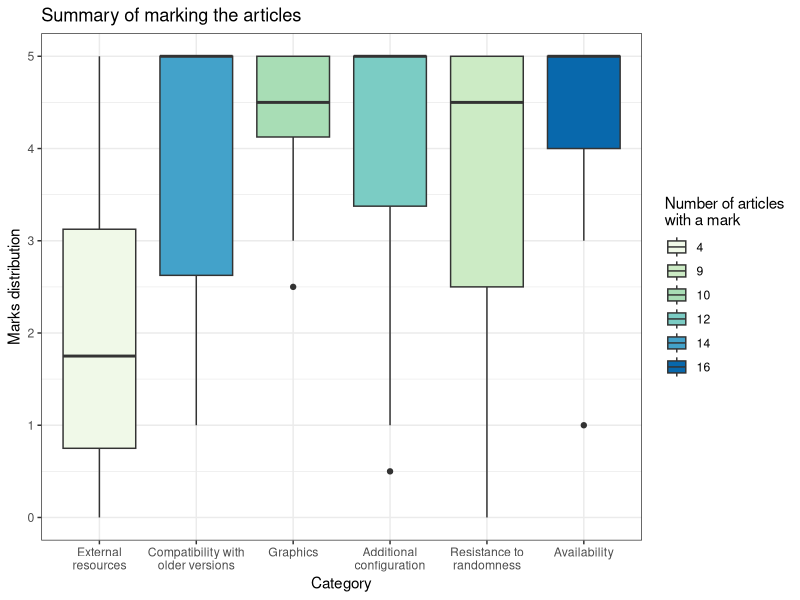

Recreate this plot in R.
library(ggplot2)
library(dplyr)
library(reshape2)

bincor <- c(NA, 5, 4, NA, NA, 5)
grpstring <- c(NA, 5, 4.5, 5, 4, 5)
mmpf <- c(NA, 5, NA, 5, 0, 1)
realvams <- c(NA, 2.5, 5, 5, 5, 5)
shadow <- c(5, 2.5, 2.5, 5, 4.5, 5)
coutryshapes <- c(0, NA, NA, NA, NA, 4.5)
tmvtnorm <- c(NA, 5, NA, NA, 2.5, 3)
mcmc <- c(NA, 1, NA, 0.5, NA, 4)
drawingdiagrams <- c(NA, 5, 3, 3, NA, 5)
geospatial <- c(1, 5, 4.5, 4.5, NA, 5)
rainbow <- c(NA, 3, 5, 5, NA, 5)
stplanr <- c(NA, NA, NA, 1, NA, 5)
rssampling <- c(NA, 5, NA, NA, 0.5, 5)
fixedpoint <- c(NA, 5, 5, 5, 5, 3.5)
nowcasting <- c(NA, 3.5, 4.5, 5, 5, 4)
rasterimages <- c(2.5, 1.5, 5, 3.5, 5, 4.5)
marks <- data.frame(t(data.frame(bincor, grpstring, mmpf, realvams, shadow, coutryshapes, tmvtnorm,
                    mcmc, drawingdiagrams, geospatial, rainbow, stplanr, rssampling,
                    fixedpoint, nowcasting, rasterimages)))
colnames(marks) <- c("ext_resources", "compatibility", "graphics", "add_config", "randomness", "availability")



marks %>%
  melt(id.vars = NULL) %>%
  group_by(variable) %>%
  mutate(n_checked = sum(!is.na(value))) %>%
  ggplot()+
  geom_boxplot(aes(x = variable, y = value, fill = cut(n_checked, c(3, 8, 9.5, 11, 13, 15, 17), labels = c(4, 9, 10, 12, 14, 16))))+
  theme_bw() +
  scale_fill_manual( values = c('#f0f9e8','#ccebc5','#a8ddb5','#7bccc4','#43a2ca','#0868ac'))+
  labs(fill = "Number of articles\nwith a mark",
       y = 'Marks distribution',
       title = 'Summary of marking the articles') +
  scale_x_discrete(name = 'Category',
                   labels = c("External\nresources", "Compatibility with\nolder versions",
                              "Graphics", "Additional\nconfiguration", "Resistance to\nrandomness", "Availability"))
    
marks %>%
  melt(id.vars = NULL) -> x

                    